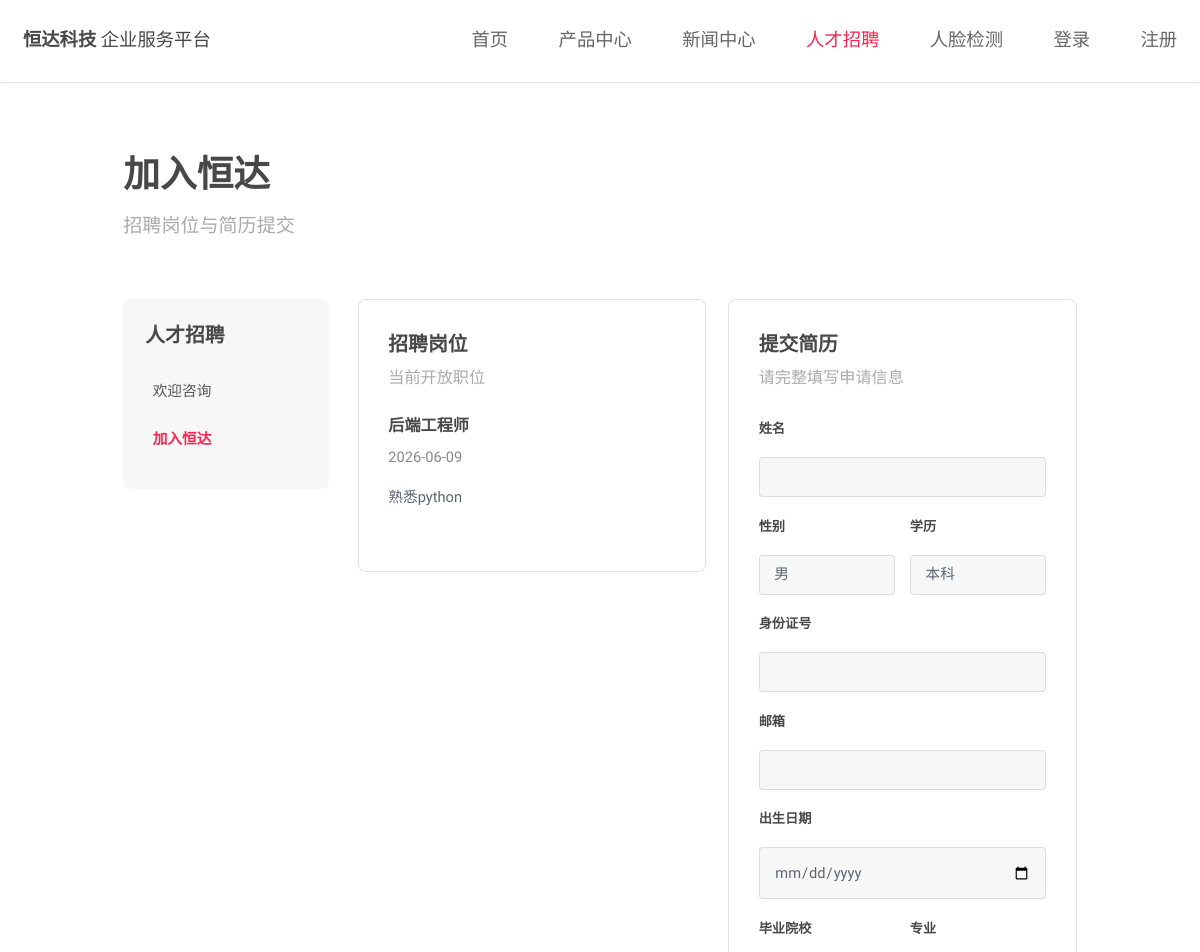
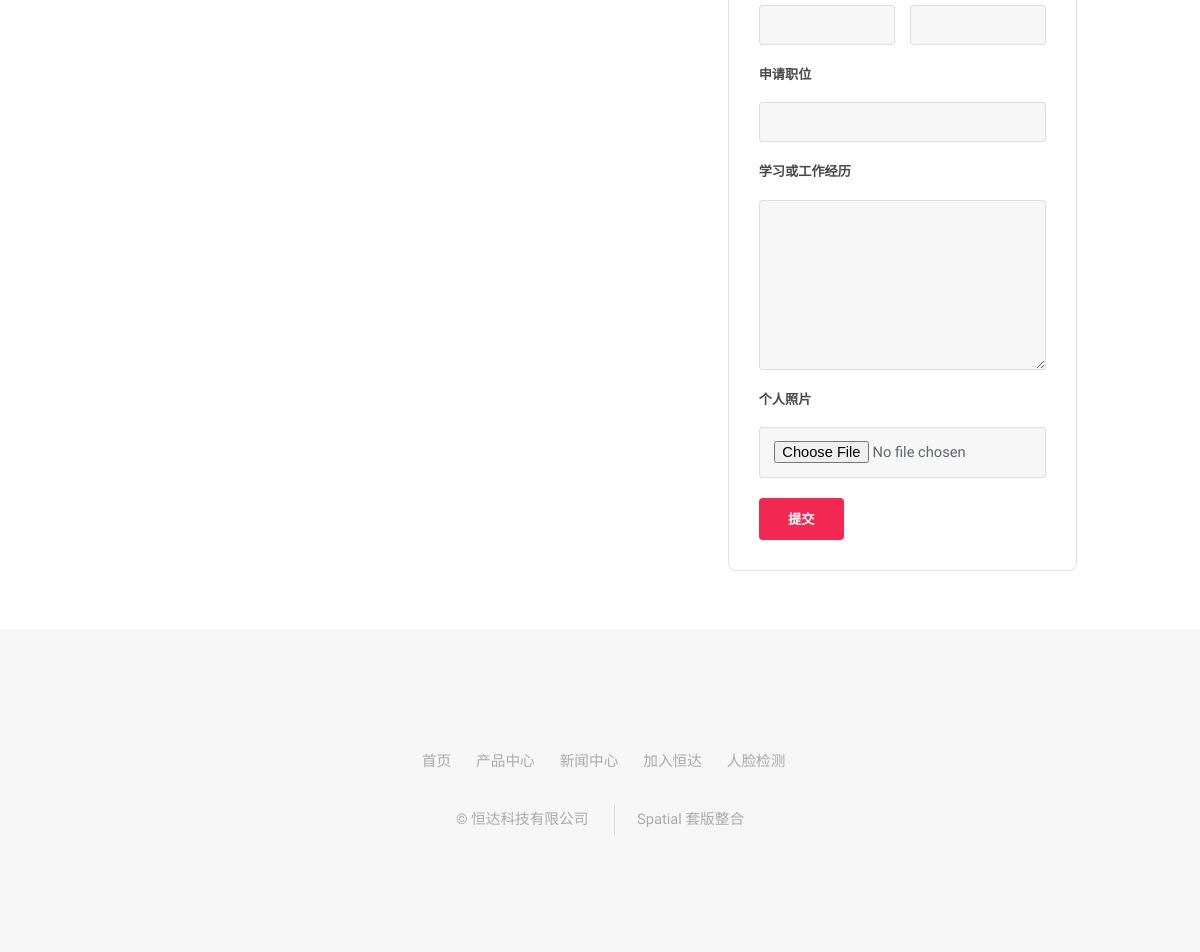
Page /recruit/ on the committed database (2 pictures, top to bottom).
### app/models.py (models this page shows, shortened)
class Ad(models.Model):
    title = models.CharField(max_length=50, verbose_name="招聘岗位")
    description = models.TextField(verbose_name="岗位要求")
    publishDate = models.DateTimeField(max_length=20, default=datetime.now, verbose_name="发布时间")
    class Meta:
        verbose_name = "招聘广告"
        verbose_name_plural = "招聘广告"
        ordering = ("-publishDate",)

### app/views.py (the view)
# urls.py: path("recruit/", views.recruit, name="recruit"),
def recruit(request):
    ad_list = Ad.objects.all().order_by("-publishDate")
    if request.method == "POST":
        resume_form = ResumeForm(data=request.POST, files=request.FILES)
        if resume_form.is_valid():
            resume = resume_form.save()
            send_mail(
                "简历提交成功",
                "您好，您的简历已经提交成功，请等待审核。",
                settings.DEFAULT_FROM_EMAIL,
                [resume.email],
                fail_silently=False,
            )
            msg = "<br><br>成功新增个人简历，确认邮件已发送..."
            return render(
                request,
                "OK.html",
                {
                    "active_menu": "contactus",
                    "sub_menu": "recruit",
                    "msg": msg,
                },
            )
    else:
        resume_form = ResumeForm()
    return render(
        request,
        "recruit.html",
        {
            "active_menu": "contactus",
            "sub_menu": "recruit",
            "AdList": ad_list,
            "form": resume_form,
        },
    )

### app/model_forms.py
class ResumeForm(forms.ModelForm):
    class Meta:
        model = Resume
        fields = (
            "name",
            "sex",
            "personID",
            "email",
            "birth",
            "edu",
            "school",
            "major",
            "experience",
            "position",
            "photo",
        )
        widgets = {
            "sex": forms.Select(choices=SEX_LIST),
            "edu": forms.Select(choices=EDU_LIST),
            "birth": forms.DateInput(attrs={"type": "date"}),
            "experience": forms.Textarea(attrs={"rows": 5}),
            "photo": forms.FileInput(),
        }

### templates/recruit.html (shortened to what this page needs)
{% extends 'based.html' %}
{% block page_heading %}加入恒达{% endblock %}
{% block page_subtitle %}招聘岗位与简历提交{% endblock %}
{% block content %}
    <div class="side-layout">
        <aside class="side-nav">
            <h3>人才招聘</h3>
            <ul>
                <li><a class="{% if sub_menu == 'contact' %}active{% endif %}" href="{% url 'app:contact' %}">欢迎咨询</a></li>
                <li><a class="{% if sub_menu == 'recruit' %}active{% endif %}" href="{% url 'app:recruit' %}">加入恒达</a></li>
            </ul>
        </aside>
        <section class="recruit-grid">
            <div class="content-card">
                <header>
                    <h3>招聘岗位</h3>
                    <p>当前开放职位</p>
                </header>
                <div class="ad-list">
                    {% for ad in AdList %}
                        <article class="ad-card">
                            <h4>{{ ad.title }}</h4>
                            <time>{{ ad.publishDate|date:"Y-m-d" }}</time>
                            <p>{{ ad.description }}</p>
                        </article>
                    {% empty %}
                        <p class="empty">暂无招聘信息。</p>
                    {% endfor %}
                </div>
            </div>
            <div class="content-card">
                <header>
                    <h3>提交简历</h3>
                    <p>请完整填写申请信息</p>
                </header>
                <form class="stack-form" method="post" enctype="multipart/form-data">
                    <div class="form-row">
                        <label for="{{ form.name.id_for_label }}">姓名</label>
                        {{ form.name }}
                    </div>
                    <div class="form-row two-column">
                        <div>
                            <label for="{{ form.sex.id_for_label }}">性别</label>
                            {{ form.sex }}
                        </div>
                        <div>
                            <label for="{{ form.edu.id_for_label }}">学历</label>
                            {{ form.edu }}
                        </div>
                    </div>
                    <div class="form-row">
                        <label for="{{ form.personID.id_for_label }}">身份证号</label>
                        {{ form.personID }}
                    </div>
                    <div class="form-row">
                        <label for="{{ form.email.id_for_label }}">邮箱</label>
                        {{ form.email }}
                    </div>
                    <div class="form-row">
                        <label for="{{ form.birth.id_for_label }}">出生日期</label>
                        {{ form.birth }}
                    </div>
                    <div class="form-row two-column">
                        <div>
                            <label for="{{ form.school.id_for_label }}">毕业院校</label>
                            {{ form.school }}
                        </div>
                        <div>
                            <label for="{{ form.major.id_for_label }}">专业</label>
                            {{ form.major }}
                        </div>
                    </div>
                    <div class="form-row">
                        <label for="{{ form.position.id_for_label }}">申请职位</label>
                        {{ form.position }}
                    </div>
                    <div class="form-row">
                        <label for="{{ form.experience.id_for_label }}">学习或工作经历</label>
                        {{ form.experience }}
                    </div>
                    <div class="form-row">
                        <label for="{{ form.photo.id_for_label }}">个人照片</label>
                        {{ form.photo }}
                    </div>
                    <div class="form-actions">
                        <button type="submit" class="special">提交</button>
                    </div>
                </form>
            </div>
        </section>
    </div>
{% endblock %}

### app/static/spatial/assets/css/main.css (style rules this page uses)
html, body, div, span, applet, object, iframe, h1, h2, h3, h4, h5, h6, p, blockquote, pre, a, abbr, acronym, address, big, cite, code, del, dfn, em, img, ins, kbd, q, s, samp, small, strike, strong, sub, sup, tt, var, b, u, i, center, dl, dt, dd, ol, ul, li, fieldset, form, label, legend, table, caption, tbody, tfoot, thead, tr, th, td, article, aside, canvas, details, embed, figure, figcaption, footer, header, hgroup, menu, nav, output, ruby, section, summary, time, mark, audio, video { margin: 0; padding: 0; border: 0; font-size: 100%; font: inherit; vertical-align: baseline; }
article, aside, details, figcaption, figure, footer, header, hgroup, menu, nav, section { display: block; }
body { line-height: 1; }
ol, ul { list-style: none; }
body { -webkit-text-size-adjust: none; }
*, *:before, *:after { -moz-box-sizing: border-box; -webkit-box-sizing: border-box; box-sizing: border-box; }
body { -ms-overflow-style: scrollbar; }
body { background: #fff; padding-top: 6em; }
body { background-color: #fff; color: #666; }
body, input, select, textarea { font-family: "Raleway", Arial, Helvetica, sans-serif; font-size: 13pt; font-weight: 400; line-height: 2em; }
@media screen and (max-width: 1680px) { body, input, select, textarea { font-size: 11pt; } }
@media screen and (max-width: 1280px) { body, input, select, textarea { font-size: 11pt; } }
a { text-decoration: underline; color: #f32853; }
p { margin: 0 0 2em 0; }
h1, h2, h3, h4, h5, h6 { color: #484848; font-weight: 700; line-height: 1em; margin: 0 0 1em 0; text-transform: uppercase; }
h3 { font-size: 1.35em; line-height: 1.5em; }
h4 { font-size: 1.1em; line-height: 1.5em; }
input[type="submit"], input[type="reset"], input[type="button"], button, .button { -moz-appearance: none; -webkit-appearance: none; -ms-appearance: none; appearance: none; -moz-transition: background-color 0.2s ease-in-out, color 0.2s ease-in-out; -webkit-transition: background-color 0.2s ease-in-out, color 0.2s ease-in-out; -ms-transition: background-color 0.2s ease-in-out, color 0.2s ease-in-out; transition: background-color 0.2s ease-in-out, color 0.2s ease-in-out; background-color: #323037; border-radius: 4px; color: #ffffff !important; border: 0; cursor: pointer; display: inline-block; font-weight: 700; height: 3.15em; line-height: 3.25em; padding: 0 2.2em; text-align: center; text-decoration: none; text-transform: uppercase; white-space: nowrap; }
input[type="submit"].special, input[type="reset"].special, input[type="button"].special, button.special, .button.special { background-color: #f32853; color: #ffffff !important; }
form { margin: 0 0 2em 0; }
label { color: #484848; display: block; font-size: 0.9em; font-weight: 700; margin: 0 0 1em 0; }
input[type="text"], input[type="password"], input[type="email"], select, textarea { -moz-appearance: none; -webkit-appearance: none; -ms-appearance: none; appearance: none; background: rgba(144, 144, 144, 0.075); border-radius: 4px; border: none; border: solid 1px rgba(144, 144, 144, 0.25); color: inherit; display: block; outline: 0; padding: 0 1em; text-decoration: none; width: 100%; }
input[type="text"]:invalid, input[type="password"]:invalid, input[type="email"]:invalid, select:invalid, textarea:invalid { box-shadow: none; }
input[type="text"], input[type="password"], input[type="email"], select { height: 2.75em; }
textarea { padding: 0.75em 1em; }
ul { list-style: disc; margin: 0 0 2em 0; padding-left: 1em; }
ul li { padding-left: 0.5em; }
header p { color: #aaa; position: relative; margin: 0 0 1.5em 0; text-transform: uppercase; }
header h3 + p { font-size: 1.1em; margin-top: -0.8em; line-height: 1.5em; }

### rows in the picture
Ad: title "后端工程师", publishDate "2026-06-09", description "熟悉python"
